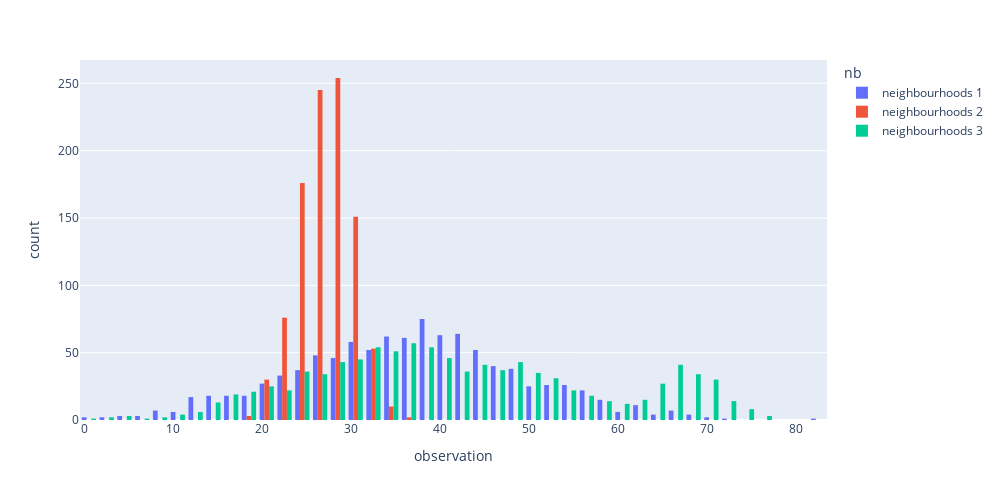

This figure's notebook cell:
### Markdown cell above
## Bonus challenge
Compare the information about the three neighbourhoods. Prepare a report about the three of them. Remember to find out which are their similarities and their differences backing your arguments in basic statistics.

### Code cell
# your code here
import plotly.express as px
dfage['nb']='neighbourhoods 1'
dfage2['nb']='neighbourhoods 2'
dfage3['nb']='neighbourhoods 3'

list_df=[dfage,dfage2,dfage3]

dfage_all = pd.concat(list_df, sort=True)

fig=px.histogram(dfage_all, x='observation',orientation='v',title='',color='nb',
                 barmode='group',width=1000,height=500)
fig.show()

### Figure 1 — Plotly figure (JSON) as saved in the notebook; plotly's stock layout.template omitted (floating-point values rounded to 4 significant figures; data arrays with more than 128 entries replaced by an {"elided": "..."} marker saying what was removed)
{"data": [{"alignmentgroup": "True", "bingroup": "x", "hovertemplate": "nb=neighbourhoods 1<br>observation=%{x}<br>count=%{y}<extra></extra>", "legendgroup": "neighbourhoods 1", "marker": {"color": "#636efa"}, "name": "neighbourhoods 1", "offsetgroup": "neighbourhoods 1", "orientation": "v", "showlegend": true, "type": "histogram", "x": {"elided": "1000 int values"}, "xaxis": "x", "yaxis": "y"}, {"alignmentgroup": "True", "bingroup": "x", "hovertemplate": "nb=neighbourhoods 2<br>observation=%{x}<br>count=%{y}<extra></extra>", "legendgroup": "neighbourhoods 2", "marker": {"color": "#EF553B"}, "name": "neighbourhoods 2", "offsetgroup": "neighbourhoods 2", "orientation": "v", "showlegend": true, "type": "histogram", "x": {"elided": "1000 int values"}, "xaxis": "x", "yaxis": "y"}, {"alignmentgroup": "True", "bingroup": "x", "hovertemplate": "nb=neighbourhoods 3<br>observation=%{x}<br>count=%{y}<extra></extra>", "legendgroup": "neighbourhoods 3", "marker": {"color": "#00cc96"}, "name": "neighbourhoods 3", "offsetgroup": "neighbourhoods 3", "orientation": "v", "showlegend": true, "type": "histogram", "x": {"elided": "1000 int values"}, "xaxis": "x", "yaxis": "y"}], "layout": {"barmode": "group", "height": 500, "legend": {"title": {"text": "nb"}, "tracegroupgap": 0}, "margin": {"t": 60}, "width": 1000, "xaxis": {"anchor": "y", "autorange": true, "domain": [0, 1], "range": [-0.5, 83.5], "title": {"text": "observation"}, "type": "linear"}, "yaxis": {"anchor": "x", "autorange": true, "domain": [0, 1], "range": [0, 267.4], "title": {"text": "count"}}}}
